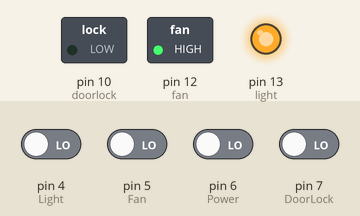
The sketch below on a simulated Arduino Uno, built with avr-gcc and run on an emulated ATmega328P. On the bench: switched loads named in the sketch (green lamp = pin HIGH), output pins drawn as LEDs (lit = HIGH). The test bench sets the inputs (shaded band); at power-on: pin 4 (Light), pin 5 (Fan), pin 6 (Power), pin 7 (DoorLock) LOW. Pins used as bus, display or sensor lines are not drawn.

Above: at 1.2 s.
1.3 s: pin 4 (Light) driven HIGH
At 1.7 s:
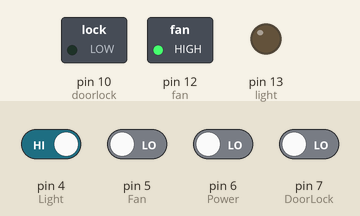
2.8 s: pin 5 (Fan) driven HIGH
At 4.0 s:
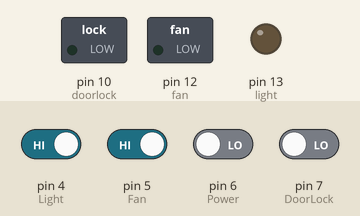
4.3 s: pin 4 (Light) driven LOW
At 5.1 s:
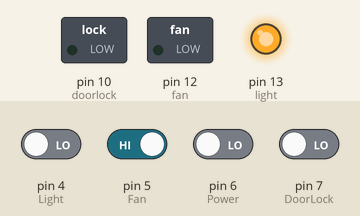
5.8 s: pin 5 (Fan) driven LOW
At 6.3 s:
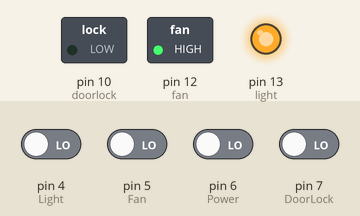
Timing chart, 0 to 8.3 s (numbered marks = the images above; inputs shaded):
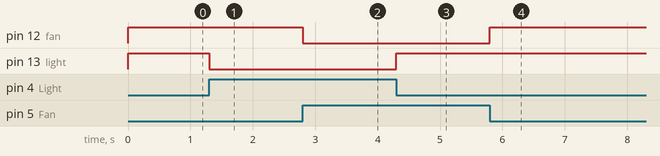

The sketch:

Phase_Three.ino
```cpp
/*Include Software serial library*/
#include <SoftwareSerial.h>

/*Creating instance of software serial */
SoftwareSerial ArduinoSlave(2,3);

String answer;
String pres;

int light = 13;
int fan = 12;
int doorlock = 10;
int power = 11;

void setup() {
  // put your setup code here, to run once:
  Serial.begin(9600);
  ArduinoSlave.begin(9600);
  pinMode(light,OUTPUT);
  pinMode(fan,OUTPUT);
  pinMode(doorlock,OUTPUT);
  pinMode(power,OUTPUT);

  pinMode(4,INPUT); //Light
  pinMode(5,INPUT); //Fan
  pinMode(6,INPUT); //Power
  pinMode(7,INPUT); //DoorLock


}

void loop() {
  // put your main code here, to run repeatedly:
  //Read answer from slave
    while (ArduinoSlave.available()) {
      delay(10);
      if (ArduinoSlave.available() >0) {
          char c = ArduinoSlave.read();  //gets one byte from serial buffer
          answer += c; //makes the string readString
        }
    }
  if(digitalRead(4)){
    digitalWrite(light,LOW);

  }else{
    digitalWrite(light,HIGH);
  }
  if(digitalRead(5)){
    digitalWrite(fan,LOW);
  }else{
    digitalWrite(fan,HIGH);
  }
  if(digitalRead(6)){
    digitalWrite(power,LOW);
  }else{
    digitalWrite(power,HIGH);
  }
  if(digitalRead(7)){
    ArduinoSlave.print("open");
    delay(1000);
  }else{
    //ArduinoSlave.print("close");
    //delay(1000);
  }

}
//void readSerialPort(){
//  while (Serial.available()) {
//  delay(10);
//  if (Serial.available() >0) {
//      char c = Serial.read();  //gets one byte from serial buffer
//      msg += c; //makes the string readString
//    }
//  }
//  Serial.flush();
//}
```

Measured:
- after the input at 1.3 s, pin 13 (light): HIGH → LOW at once
- after the input at 2.8 s, pin 12 (fan): HIGH → LOW at once
- after the input at 4.3 s, pin 13 (light): LOW → HIGH at once
- after the input at 5.8 s, pin 12 (fan): LOW → HIGH at once
